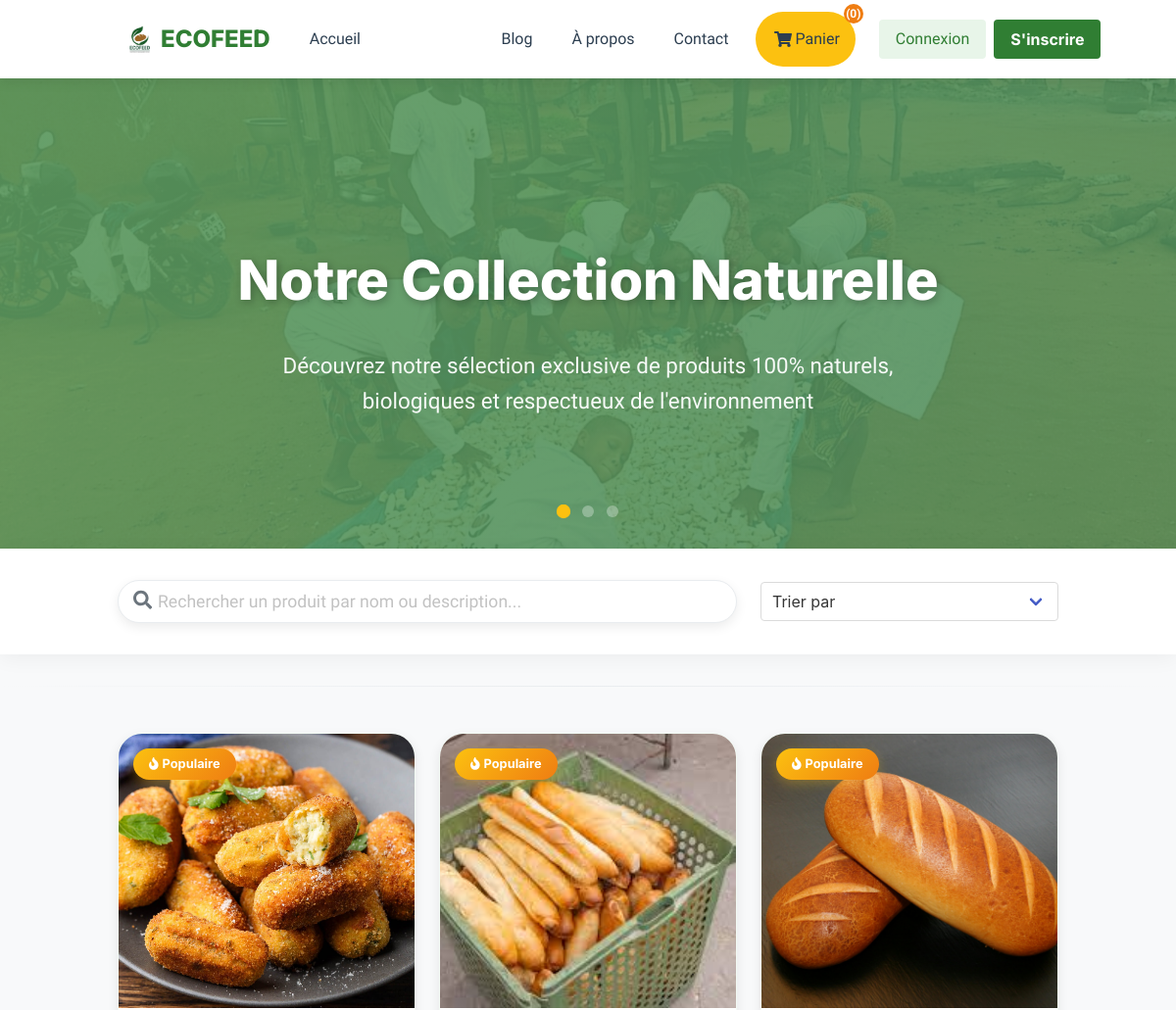
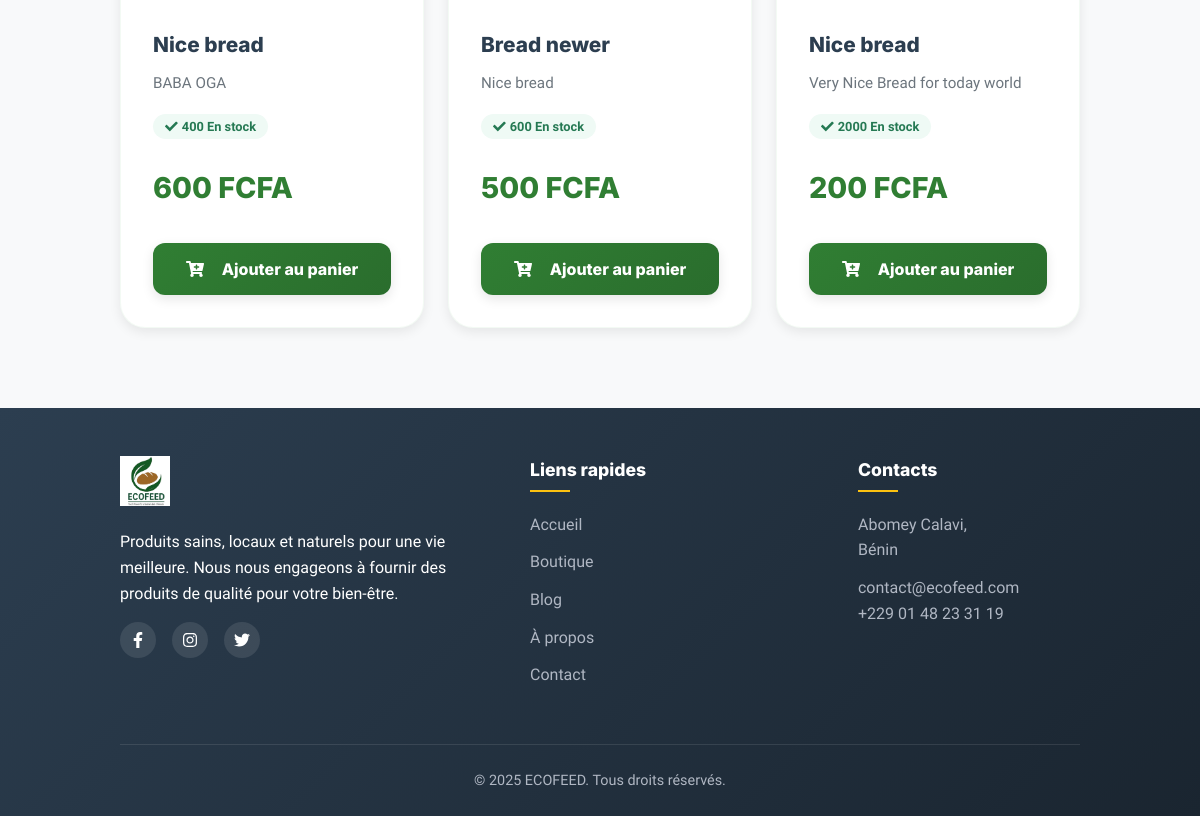
Screenshot of /products/ with the database file from the repository (2 pictures, top to bottom).
### products/models.py (models this page shows, shortened)
class Product(models.Model):
    name = models.CharField(max_length=255)
    added_by = models.ForeignKey(User, on_delete=models.CASCADE, related_name='products')
    description = models.TextField()
    price = models.DecimalField(max_digits=10, decimal_places=0)
    available = models.PositiveIntegerField(default=0)
    currency = models.CharField(max_length=100, default="FCFA")
    image = models.ImageField(upload_to='products/')
    created_at = models.DateTimeField(auto_now_add=True)
    is_active = models.BooleanField(default=True)
    def average_rating(self):
        ratings = self.ratings.all()
        if ratings:
            return round(sum(r.rating for r in ratings) / len(ratings), 1)
        return 0

### products/views.py (the view)
# urls.py: path('',include('products.urls'))
def products(request):
    cart = request.session.get('cart', {})
    cart_product_ids = list(cart.keys())
    search_query = request.GET.get('search', '')
    sort_by = request.GET.get('sort', '')
    products_list = Product.objects.all()
    if search_query:
        products_list = products_list.filter(
            Q(name__icontains=search_query) |
            Q(description__icontains=search_query)
        )
    if sort_by == 'name':
        products_list = products_list.order_by('name')
    elif sort_by == 'price_asc':
        products_list = products_list.order_by('price')
    elif sort_by == 'price_desc':
        products_list = products_list.order_by('-price')
    elif sort_by == 'newest':
        products_list = products_list.order_by('-created_at')
    else:
        products_list = products_list.order_by('-created_at')
    paginator = Paginator(products_list, 9)
    page = request.GET.get('page')
    try:
        products_page = paginator.page(page)
    except PageNotAnInteger:
        products_page = paginator.page(1)
    except EmptyPage:
        products_page = paginator.page(paginator.num_pages)
    context = {
        'products': products_page,
        'is_admin': request.user.is_authenticated and request.user.is_admin(),
        'cart_product_ids': cart_product_ids,
        'search_query': search_query,  # Pass search back to template
        'sort_by': sort_by,            # Pass sort back to template
    }
    return render(request, "products/produits.html", context)

### products/templates/products/produits.html (shortened to what this page needs)
{% extends 'base.html' %}
{% load static %}
{% block content %}
<section class="products-hero">
  <div class="hero-background">
    <div class="hero-image hero-image-1 active"></div>
  </div>
  <div class="hero-content">
    <h1 class="hero-title">Notre Collection Naturelle</h1>
    <p class="hero-subtitle">
      Découvrez notre sélection exclusive de produits 100% naturels, biologiques et respectueux de l'environnement
    </p>
  </div>
  <div class="hero-dots">
    <span class="hero-dot active" data-slide="0"></span>
    <span class="hero-dot" data-slide="1"></span>
    <span class="hero-dot" data-slide="2"></span>
  </div>
</section>
<section class="filter-section">
  <div class="container">
    <div class="columns is-vcentered">
      <div class="column is-8">
        <div class="search-box">
          <span class="search-icon">
            <i class="fas fa-search"></i>
          </span>
          <input class="input search-input" type="text" id="searchInput"
                 placeholder="Rechercher un produit par nom ou description..."
                 value="{{ search_query|default:'' }}">
        </div>
      </div>
      <div class="column is-4">
        <div class="field">
          <div class="select is-fullwidth">
            <select id="sortSelect" class="select-input">
              <option value="">Trier par</option>
            </select>
          </div>
        </div>
      </div>
    </div>
  </div>
</section>
<section class="products-grid">
  <div class="container">
    <div class="columns is-multiline" id="productGrid">
      {% for product in products %}
      <div class="column is-4 product-item"
           data-name="{{ product.name|lower }}"
           data-description="{{ product.description|lower }}"
           data-price="{{ product.price }}"
           data-available="{{ product.available }}"
           data-date="{{ product.created_at|date:'Y-m-d' }}"
           data-rating="{{ product.average_rating|default:0 }}">
        <div class="product-card">
          <div class="product-image">
            {% if product.image %}
              <img src="{{ product.image.url }}" alt="{{ product.name }}" loading="lazy">
            {% else %}
              <img src="https://images.unsplash.com/photo-1546069901-ba9599a7e63c?ixlib=rb-4.0.3&auto=format&fit=crop&w=600&q=80" alt="{{ product.name }}" loading="lazy">
            {% endif %}
            {% if forloop.counter <= 3 %}
              <div class="product-badge">
                <i class="fas fa-fire mr-1"></i>Populaire
              </div>
            {% endif %}
          </div>
          <div class="product-info">
            <h3 class="product-name">
              <a href="{% url 'product_detail' product.id %}">
                {{ product.name }}
              </a>
            </h3>
            <p class="product-description">{{ product.description|truncatechars:100 }}</p>
            <div class="product-meta">
              <div class="stock-badges">
                {% if product.available > 10 %}
                  <span class="tag is-success is-light">
                    <i class="fas fa-check mr-1"></i>
                    {{ product.available }} En stock
                  </span>
                {% elif product.available > 0 %}
                  <span class="tag is-warning is-light">
                    <i class="fas fa-exclamation-triangle mr-1"></i>
                    {{ product.available }} Restant{{ product.available|pluralize:"s" }}
                  </span>
                {% else %}
                  <span class="tag is-danger is-light">
                    <i class="fas fa-times mr-1"></i>
                    Rupture
                  </span>
                {% endif %}
              </div>
            </div>
            <p class="product-price">{{ product.price }} {{ product.currency|default:"FCFA" }}</p>
            <div class="cart-section">
              {% if product.id|stringformat:"s" in cart_product_ids %}
                <div class="in-cart-indicator">
                  <i class="fas fa-check-circle mr-2"></i>Dans le panier
                </div>
                <button class="cart-btn remove-from-cart" data-product-id="{{ product.id }}">
                  <i class="fas fa-trash mr-2"></i>Retirer du panier
                </button>
              {% else %}
                <button class="cart-btn add-to-cart" data-product-id="{{ product.id }}"
                        {% if product.available <= 0 %}disabled{% endif %}>
                  <i class="fas fa-cart-plus mr-2"></i>
                  {% if product.available <= 0 %}Rupture de stock{% else %}Ajouter au panier{% endif %}
                </button>
              {% endif %}
            </div>
          </div>
        </div>
      </div>
      {% endfor %}
    </div>
  </div>
</section>
{% endblock %}

### templates/base.html (style rules this page uses)
:root { --primary-green: #307E33; --primary-yellow: #FCC110; --primary-orange: #EF7D12; --primary-green-dark: #2a6d2d; --primary-green-light: #e8f5e9; --dark: #2c3e50; --light: #f8f9fa; --gray: #6c757d; --border: #e9ecef; --shadow: 0 4px 12px rgba(0, 0, 0, 0.08); }
body { font-family: 'Quicksand', 'Segoe UI', Roboto, sans-serif; font-weight: 400; background-color: var(--light); color: var(--dark); padding-top: 70px; line-height: 1.6; }
h1, h2, h3, h4, h5, h6, .title, .subtitle, .navbar-modern .navbar-brand .logo, .footer-title { font-family: 'Inter', sans-serif; font-weight: 800; }
.search-box { position: relative; }
.search-input { border-radius: 50px; padding-left: 2.5rem; border: 1px solid var(--border); transition: all 0.3s ease; font-family: 'Quicksand', sans-serif; }
.search-icon { position: absolute; left: 1rem; top: 50%; transform: translateY(-50%); color: var(--gray); z-index: 5; }

### rows the page displays
Product: image (picture), name "Nice bread", description "BABA OGA", available "400", price "600", currency "FCFA", shows "Ajouter au panier"
Product: image (picture), name "Bread newer", description "Nice bread", available "600", price "500", currency "FCFA", shows "Ajouter au panier"
Product: image (picture), name "Nice bread", description "Very Nice Bread for today world", available "2000", price "200", currency "FCFA", shows "Ajouter au panier"

### other values shown
{{ request.session.cart|length|default:"0" }} "0"
